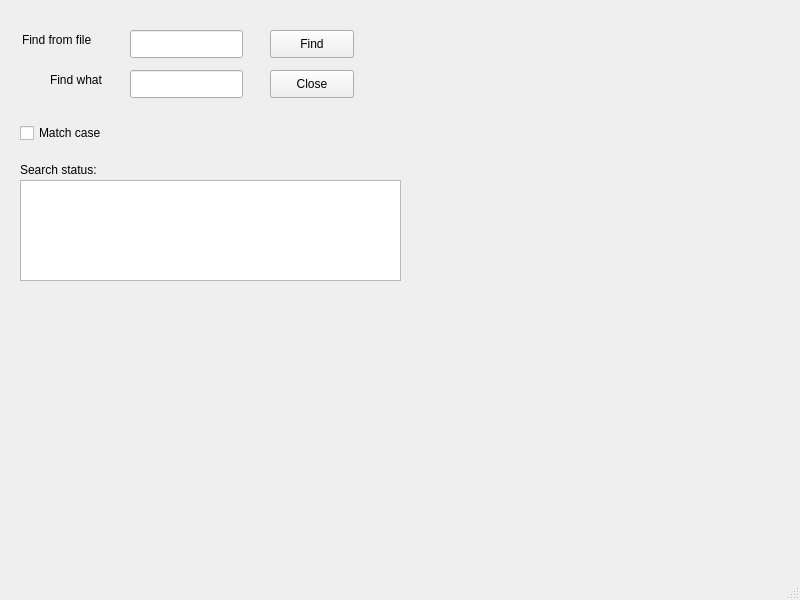
<?xml version="1.0" encoding="UTF-8"?>
<ui version="4.0">
 <class>MainWindow</class>
 <widget class="QMainWindow" name="MainWindow">
  <property name="geometry">
   <rect>
    <x>0</x>
    <y>0</y>
    <width>800</width>
    <height>600</height>
   </rect>
  </property>
  <property name="windowTitle">
   <string>MainWindow</string>
  </property>
  <widget class="QWidget" name="centralwidget">
   <widget class="QLabel" name="label">
    <property name="geometry">
     <rect>
      <x>22</x>
      <y>30</y>
      <width>91</width>
      <height>20</height>
     </rect>
    </property>
    <property name="text">
     <string>Find from file</string>
    </property>
   </widget>
   <widget class="QLabel" name="label_2">
    <property name="geometry">
     <rect>
      <x>50</x>
      <y>70</y>
      <width>63</width>
      <height>20</height>
     </rect>
    </property>
    <property name="text">
     <string>Find what</string>
    </property>
   </widget>
   <widget class="QLineEdit" name="fileLineEdit">
    <property name="geometry">
     <rect>
      <x>130</x>
      <y>30</y>
      <width>113</width>
      <height>28</height>
     </rect>
    </property>
   </widget>
   <widget class="QLineEdit" name="keyLineEdit">
    <property name="geometry">
     <rect>
      <x>130</x>
      <y>70</y>
      <width>113</width>
      <height>28</height>
     </rect>
    </property>
   </widget>
   <widget class="QPushButton" name="findPushButton">
    <property name="geometry">
     <rect>
      <x>270</x>
      <y>30</y>
      <width>84</width>
      <height>28</height>
     </rect>
    </property>
    <property name="text">
     <string>Find</string>
    </property>
   </widget>
   <widget class="QPushButton" name="closePushButton">
    <property name="geometry">
     <rect>
      <x>270</x>
      <y>70</y>
      <width>84</width>
      <height>28</height>
     </rect>
    </property>
    <property name="text">
     <string>Close</string>
    </property>
   </widget>
   <widget class="QCheckBox" name="matchCheckBox">
    <property name="geometry">
     <rect>
      <x>20</x>
      <y>120</y>
      <width>101</width>
      <height>26</height>
     </rect>
    </property>
    <property name="text">
     <string>Match case</string>
    </property>
   </widget>
   <widget class="QTextBrowser" name="textBrowser">
    <property name="geometry">
     <rect>
      <x>20</x>
      <y>180</y>
      <width>381</width>
      <height>101</height>
     </rect>
    </property>
   </widget>
   <widget class="QLabel" name="label_3">
    <property name="geometry">
     <rect>
      <x>20</x>
      <y>160</y>
      <width>91</width>
      <height>20</height>
     </rect>
    </property>
    <property name="text">
     <string>Search status:</string>
    </property>
   </widget>
  </widget>
  <widget class="QMenuBar" name="menubar">
   <property name="geometry">
    <rect>
     <x>0</x>
     <y>0</y>
     <width>800</width>
     <height>25</height>
    </rect>
   </property>
  </widget>
  <widget class="QStatusBar" name="statusbar"/>
 </widget>
 <resources/>
 <connections/>
</ui>
